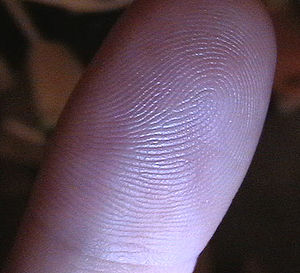
#> input picture TEST_1.tif, 300 x 273 px, given in place of the camera
$ python cisimtakibi.py
#> lines starting #> are read from the running program, lines starting #| are printed output that depends on the picture; after the words box and inside, x2 and y2 are one past the last pixel; in counts of white or black regions, pixels touching at a corner belong together; long printed decimals are rounded
#ayarlar değişmediyse mavi cisim izler
import cv2
import numpy as np
from collections import deque  # tespit edilen obje merkezini depolamak icin

bufferSize = 16
pts = deque(maxlen=(bufferSize))

# mavi renk aralik HSV degerleri
blueLower = (84, 98, 0)
blueUpper = (179, 255, 255)

# caapture
cap = cv2.VideoCapture(0)
cap.set(3, 960)
cap.set(4, 480)
while True:
    success, imgOriginal = cap.read()
#> imgOriginal is the input picture: shape (273, 300, 3); mean B, G, R 99.7, 81.8, 99.9
    if success:
        # blur
        blurred = cv2.GaussianBlur(imgOriginal, (11, 11), 0)
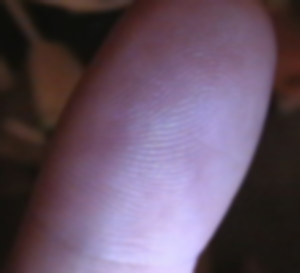
#> blurred: shape (273, 300, 3); mean B, G, R 99.7, 81.8, 99.9

        # HSV format
        hsv = cv2.cvtColor(blurred, cv2.COLOR_BGR2HSV)
#> hsv: shape (273, 300, 3); mean H, S, V 91.7, 80.4, 110
        cv2.imshow("hsv image", hsv)

    # mavi rengi icin maske
    mask = cv2.inRange(hsv, blueLower, blueUpper)
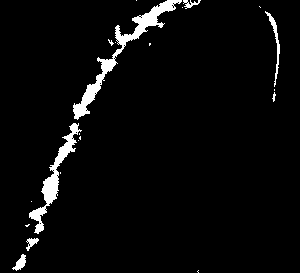
#> mask: shape (273, 300); 3.9% white; 21 white regions (14 under 20 px), largest, box (x1, y1, x2, y2) and area: (73, 0, 182, 120) 1571, (29, 123, 82, 234) 1057, (265, 11, 280, 87) 213
    cv2.imshow("mask image", mask)
    # maske etrafindaki gurultu sil
    mask = cv2.erode(mask, None, iterations=2)
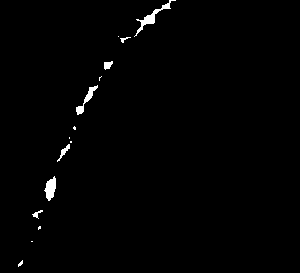
#> mask: shape (273, 300); 1% white; 15 white regions (8 under 20 px), largest, box (x1, y1, x2, y2) and area: (134, 0, 176, 37) 238, (44, 176, 56, 201) 185, (76, 85, 98, 115) 162
    mask = cv2.dilate(mask, None, iterations=2)
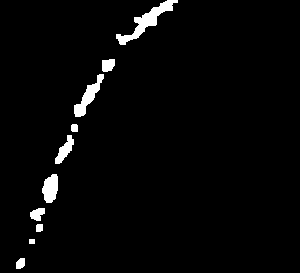
#> mask: shape (273, 300); 2.7% white; 10 white regions
    cv2.imshow("mask + erozyon ve genisleme", mask)

    # kontur
    (contours, _) = cv2.findContours(mask.copy(), cv2.RETR_EXTERNAL, cv2.CHAIN_APPROX_SIMPLE)
#> contours = 10 contours; largest, box (x1, y1, x2, y2) and area: (116, 0, 178, 45) 610, (74, 74, 104, 117) 384, (42, 174, 58, 203) 314, (55, 135, 74, 164) 214, (102, 59, 115, 72) 121
    center = None

    if len(contours) > 0:
        # en buyuk kontoru sec
        c = max(contours, key=cv2.contourArea)
#> c = contour of 79 points, box (x1, y1, x2, y2) (116, 0, 178, 45), area 610

        # konturu dikdÃ¶rtgene cevir
        rect = cv2.minAreaRect(c)
#> rect = ((146.6, 19.52), (72.18, 18.65), -35.22)

        ((x, y), (width, height), rotation) = rect
#> x = 146.6; y = 19.52; width = 72.18; height = 18.65; rotation = -35.22
        print(x)
#| 146.600
        # kutucuk hazirlama
        box = cv2.boxPoints(rect)
#> box = [[122.5, 47.95], [111.7, 32.71], [170.7, -8.91], [181.5, 6.32]]
        box = np.int64(box)
#> box = [[122, 47], [111, 32], [170, -8], [181, 6]]

        # momentum
        M = cv2.moments(c)
#> M = moments, m00 609.5, centre m10/m00, m01/m00 = (146.4, 20.81)
        center = (int(M["m10"] / M["m00"]), int(M["m01"] / M["m00"]))
#> center = (146, 20)

        # kontur cizdirme
        cv2.drawContours(imgOriginal, [box], 0, (0, 255, 255), 2)
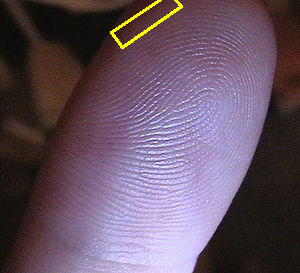
#> imgOriginal: shape (273, 300, 3); 0.61% of pixels changed, all inside (x1, y1, x2, y2) = (110, 0, 183, 49)

        # merkeze nokta cizme
        cv2.circle(imgOriginal, center, 5, (255, 0, 255), -1)
#> imgOriginal: shape (273, 300, 3); 0.1% of pixels changed, all inside (x1, y1, x2, y2) = (141, 15, 152, 26)
    # takip cizgisi
    pts.appendleft(center)
    for i in range(1, len(pts)):
        if pts[i - 1] is None or pts[i] is None: continue
        cv2.line(imgOriginal, pts[i - 1], pts[i], (0, 255, 0), 3)

    cv2.imshow("orjin", imgOriginal)

    if cv2.waitKey(1) & 0xFF == ord("q"):
#> (key q is pressed here)
        break
cv2.waitKey(0)
cv2.destroyAllWindows()
